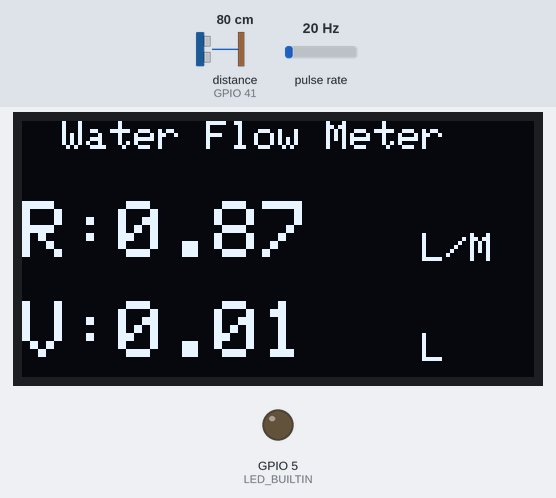
The sketch below on a simulated ESP32. On the bench: 128×64 one-colour display, output pins drawn as LEDs (lit = HIGH). Wiring (inferred from the names in the program): ultrasonic range finder: trigger GPIO 40; echo GPIO 41; pulse sensor: data GPIO 42. The inputs (shaded band) are chosen by the test bench; at power-on: distance to the obstacle (sensor on GPIO 41) 80 cm, pulse rate 20 Hz. The echo pulse lasts 58.3 µs per cm; WiFi joins after 1.5 s; servers stay silent unless stated; uploads are accepted with an empty reply; EEPROM starts erased; pins used as bus, display or sensor lines are not drawn; what the sketch prints to the serial monitor is not drawn.

Above: at 3.2 s.
3.3 s: distance to the obstacle (sensor on GPIO 41) set to 11 cm
At 5.5 s:
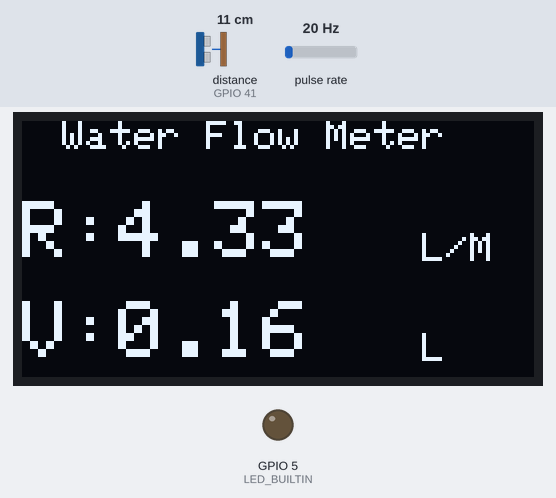
6.6 s: distance to the obstacle (sensor on GPIO 41) set to 8 cm
At 8.5 s:
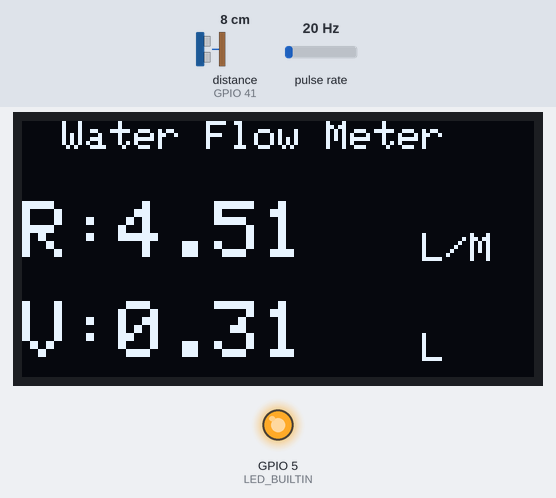
9.9 s: pulse rate (sensor on GPIO 42) set to 4 Hz
At 12.1 s:
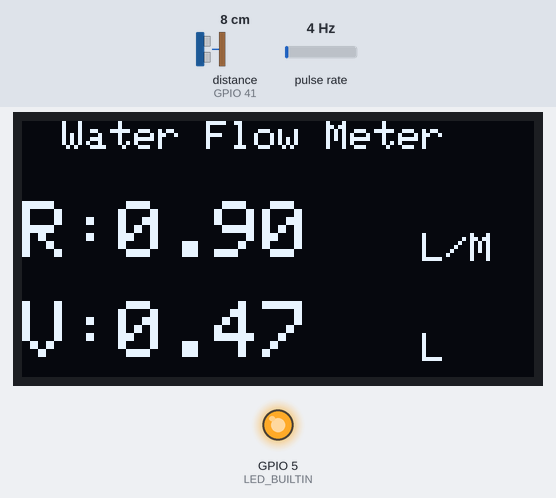
13.2 s: pulse rate (sensor on GPIO 42) set to 50 Hz
At 16.3 s:
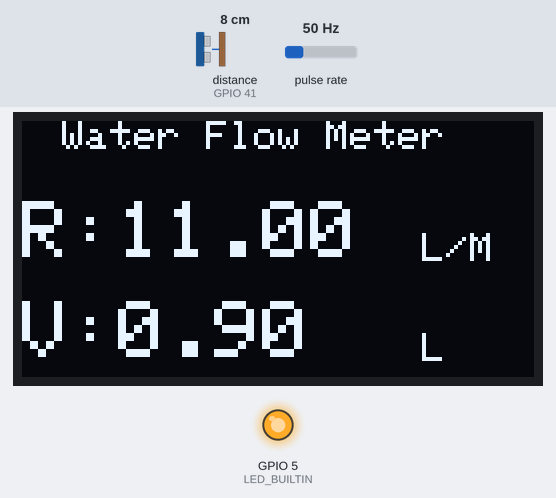
16.4 s: distance to the obstacle (sensor on GPIO 41) set to 2 cm
At 19.1 s:
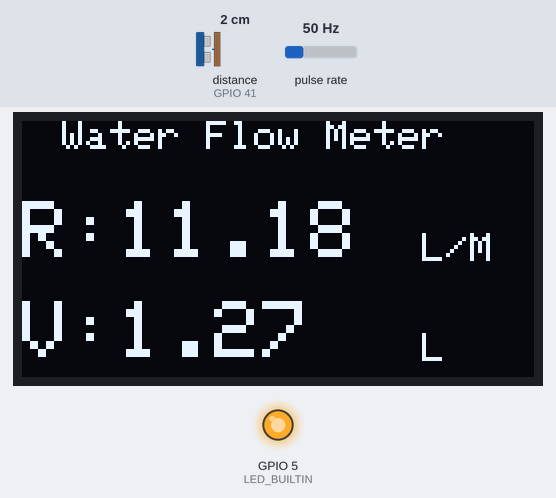
19.7 s: pulse rate (sensor on GPIO 42) set to 100 Hz
At 20.8 s:
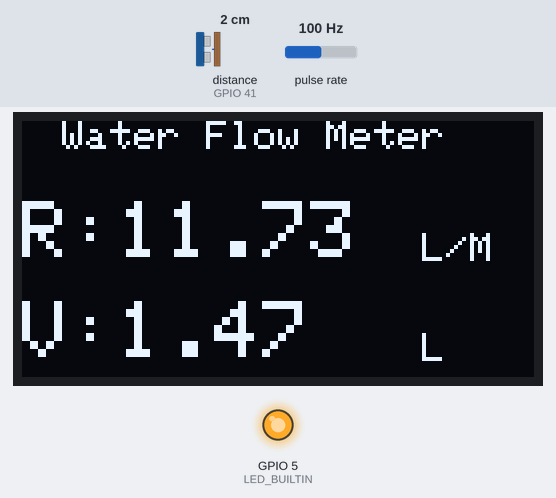
Timing chart, 0 to 22.7 s (numbered marks = the images above; inputs shaded):
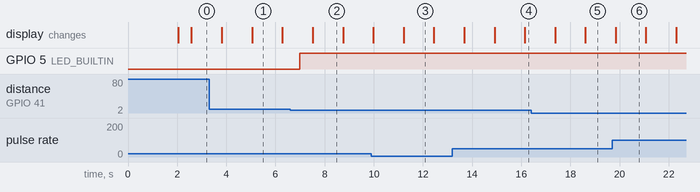

The sketch:

water-monitoring-Iot-Sysmonwa.ino
```cpp
#include <WiFi.h>          // Biblioteca Wi-Fi para ESP32
#include <SPI.h>
#include <Wire.h>
#include <Adafruit_GFX.h>
#include <Adafruit_SSD1306.h>
#include <HTTPClient.h>     // Biblioteca HTTP para ESP32
#include <Preferences.h>    // Biblioteca para usar la EEPROM en ESP32

//Define pins
#define I2C_A_SDA 38 // GPIO8
#define I2C_A_SCL 37 // GPIO9

// OLED parameters
#define SCREEN_WIDTH 128     // OLED display width, in pixels
#define SCREEN_HEIGHT 64     // OLED display height, in pixels
#define OLED_RESET -1        // Reset pin # (or -1 if sharing Arduino reset pin)
#define SCREEN_ADDRESS 0x3C  // Change if required
#define ROTATION 0           // Rotates text on OLED 1=90 degrees, 2=180 degrees

// Define display object
Adafruit_SSD1306 display(SCREEN_WIDTH, SCREEN_HEIGHT, &Wire, OLED_RESET);

// Configuración de Wi-Fi
const char *ssid = "CARDENAS-2.4G";
const char *password = "41149860";
const char* server = "https://developysa.alwaysdata.net/insertar.php";

// Definir pines del sensor y LED
#define LED_BUILTIN 5
#define SENSOR 42

// Variables de flujo
long currentMillis = 0;
long previousMillis = 0;
int interval = 1000;
float calibrationFactor = 4.5;
volatile byte pulseCount;
byte pulse1Sec = 0;
float flowRate;
unsigned long flowMilliLitres;
unsigned int totalMilliLitres;
float flowLitres;
float totalLitres;
float previous_consumption_volume = 0.0;

//datos sensor ultrasonico
int trig = 40;     //Transmisor
int eco = 41;      //Receptor
int duracion;     //Variable para duracion del pulso
int distancia;    //Variable para hallar la distancia

// Inicializar EEPROM con Preferences
Preferences preferences;

// Función de interrupción para contar pulsos del sensor
void IRAM_ATTR pulseCounter() {
  pulseCount++;
}

// Función para almacenar los datos en EEPROM
void storeInEEPROM() {
  preferences.putFloat("totalLitres", totalLitres);
  preferences.putFloat("flowRate", flowRate);
}

// Función para leer los datos desde EEPROM
void loadFromEEPROM() {
  totalLitres = preferences.getFloat("totalLitres", 0.0);  // Valor predeterminado: 0.0
  flowRate = preferences.getFloat("flowRate", 0.0);        // Valor predeterminado: 0.0
}

WiFiClient client;

void setup() {
  Serial.begin(115200);
  WiFi.begin(ssid, password);
  delay(2000);
  Serial.println(String("Conectando a ") + ssid);
  while (WiFi.status() != WL_CONNECTED) {
    delay(500);
    Serial.print(".");
  }
  Serial.println("\nConectado, IP address: ");
  Serial.println(WiFi.localIP());
  Serial.println("Conexión realizada");

  // Inicializar EEPROM
  preferences.begin("water_flow", false);
  loadFromEEPROM();

  // Inicializar OLED
  Wire.begin(I2C_A_SDA, I2C_A_SCL);
  if (!display.begin(SSD1306_SWITCHCAPVCC, SCREEN_ADDRESS)) {
    Serial.println(F("Falló la inicialización del OLED"));
    for (;;);
  }
  display.clearDisplay();
  delay(10);

  pinMode(LED_BUILTIN, OUTPUT);
  pinMode(SENSOR, INPUT_PULLUP);
  pulseCount = 0;
  previousMillis = 0;

  attachInterrupt(digitalPinToInterrupt(SENSOR), pulseCounter, FALLING);
  pinMode(trig, OUTPUT);
  pinMode(eco, INPUT);
}

void loop() {

  //Enviamos el pulso
  digitalWrite(trig, HIGH);
  delay(1);
  digitalWrite(trig, LOW);

  duracion = pulseIn(eco, HIGH);  //Recibe el puslo
  distancia = duracion / 58;    //Calculo para hallar la distancia en cm

   Serial.print("el nivel de agua es: ");
    Serial.print(distancia);
    Serial.print("cm");
    Serial.print("\t");

    if (distancia < 10) {
    digitalWrite(LED_BUILTIN, HIGH);
  }
  //Si la distancia es mayor a 20 apagamos el led
  else {
    digitalWrite(LED_BUILTIN, LOW);
  }
  delay(500);

  currentMillis = millis();
  if (currentMillis - previousMillis > interval) {
    pulse1Sec = pulseCount;
    pulseCount = 0;

    flowRate = ((1000.0 / (millis() - previousMillis)) * pulse1Sec) / calibrationFactor;
    previousMillis = millis();

    flowMilliLitres = (flowRate / 60) * 1000;
    flowLitres = (flowRate / 60);
    totalMilliLitres += flowMilliLitres;
    totalLitres += flowLitres;

    Serial.print("Flow rate: ");
    Serial.print(float(flowRate));
    Serial.print("L/min");
    Serial.print("\t");

    display.clearDisplay();
    display.setCursor(10, 0);
    display.setTextSize(1);
    display.setTextColor(WHITE);
    display.print("Water Flow Meter");

    display.setCursor(0, 20);
    display.setTextSize(2);
    display.setTextColor(WHITE);
    display.print("R:");
    display.print(float(flowRate));
    display.setCursor(100, 28);
    display.setTextSize(1);
    display.print("L/M");

    Serial.print("Output Liquid Quantity: ");
    Serial.print(totalMilliLitres);
    Serial.print("mL / ");
    Serial.print(totalLitres);
    Serial.println("L");

    display.setCursor(0, 45);
    display.setTextSize(2);
    display.setTextColor(WHITE);
    display.print("V:");
    display.print(totalLitres);
    display.setCursor(100, 53);
    display.setTextSize(1);
    display.print("L");
    display.display();

    storeInEEPROM();  // Guardar datos en EEPROM
  }

  if (WiFi.status() == WL_CONNECTED) {
    if (totalLitres != previous_consumption_volume || flowRate == 0) {
      HTTPClient http;
      http.begin(server);
      http.addHeader("Content-Type", "application/x-www-form-urlencoded");

      String httpRequestData = "consumption_volume=" + String(totalLitres) +
                               "&sensor_id=" + String("1") +
                               "&tank_id=" + String("1") +
                               "&client_id=" + String("1") +
                               "&flow_rate=" + String(flowRate);

      int httpResponseCode = http.POST(httpRequestData);

      if (httpResponseCode > 0) {
        String response = http.getString();
        Serial.println(httpResponseCode);
        Serial.println(response);
      } else {
        Serial.println("Error en la solicitud POST");
      }

      http.end();
      previous_consumption_volume = totalLitres;
    }
  }
}
```

Measured:
- the behaviour switches between 10 and 9 cm on distance to the obstacle (sensor on GPIO 41) (found by bisection; images 1 and 2)
- after the input at 6.6 s, GPIO 5 (LED_BUILTIN): LOW → HIGH after 0.39 s
- what the display in image 1 shows lasts 1.2 s, from 5.1 s to 6.3 s
